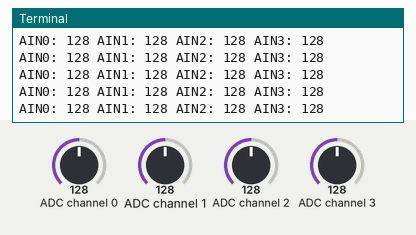
This program was run on a simulated Raspberry Pi (BCM pin numbers). On the bench: the last lines printed to the terminal. The test bench sets the inputs (shaded band); at power-on: ADC channel 0 = 128, ADC channel 1 = 128, ADC channel 2 = 128, ADC channel 3 = 128 (analog values on the 0–255 scale). Library files of the repository ran but are not shown: PCF8591.py.

Above: at 1.2 s.
1.3 s: ADC channel 0 set to 178
At 1.58 s:
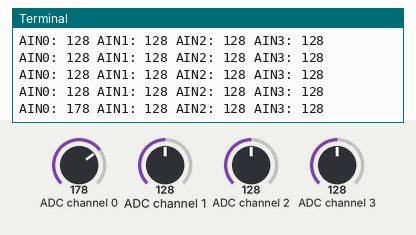
2.8 s: ADC channel 1 set to 178
At 2.8 s:
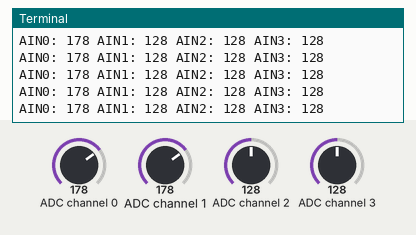
4.3 s: ADC channel 2 set to 178
At 4.42 s:
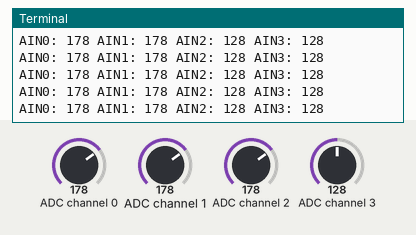
5.8 s: ADC channel 3 set to 178
At 5.85 s:
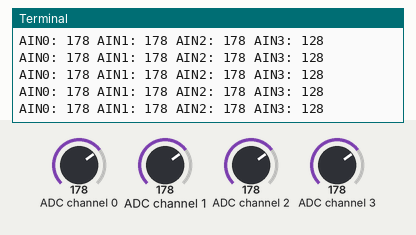
7.3 s: ADC channel 0 set to 247
At 7.47 s:
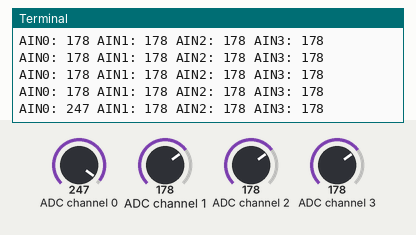
8.8 s: ADC channel 1 set to 247
At 8.89 s:
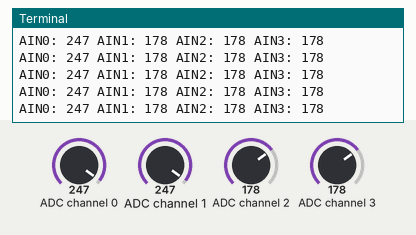
Timing chart, 0 to 11.3 s (numbered marks = the images above; inputs shaded):
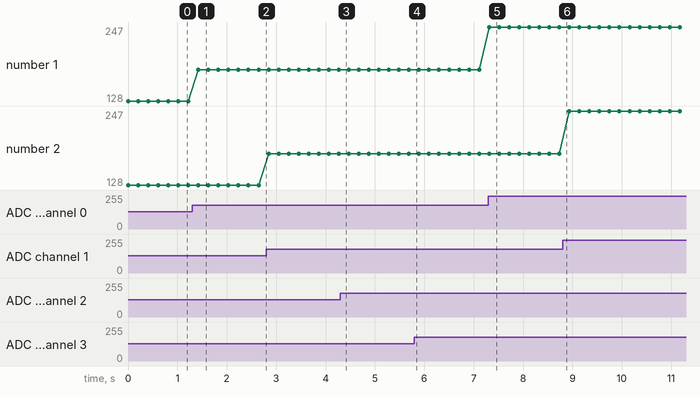

The program:

ADC_sensor_test.py
```python
#!/usr/bin/env python3
import PCF8591 as ADC
import time


def setup():
    ADC.setup(0x48)

def loop():
	status = 1
	while True:
            print ('AIN0: %s AIN1: %s AIN2: %s AIN3: %s ' % (ADC.read(0), ADC.read(1), ADC.read(2), ADC.read(3)))
            time.sleep(0.2)

if __name__ == '__main__':
	try:
            setup()
            loop()
	except KeyboardInterrupt:
	    pass
```

Measured:
- after the input at 1.3 s, the terminal: prints a new line after 0.12 s (image 1)
- after the input at 7.3 s, the terminal: prints a new line at once (image 5)
- plotted number 1: 128 → 178 after the input at 1.3 s, 178 → 247 after the input at 7.3 s
